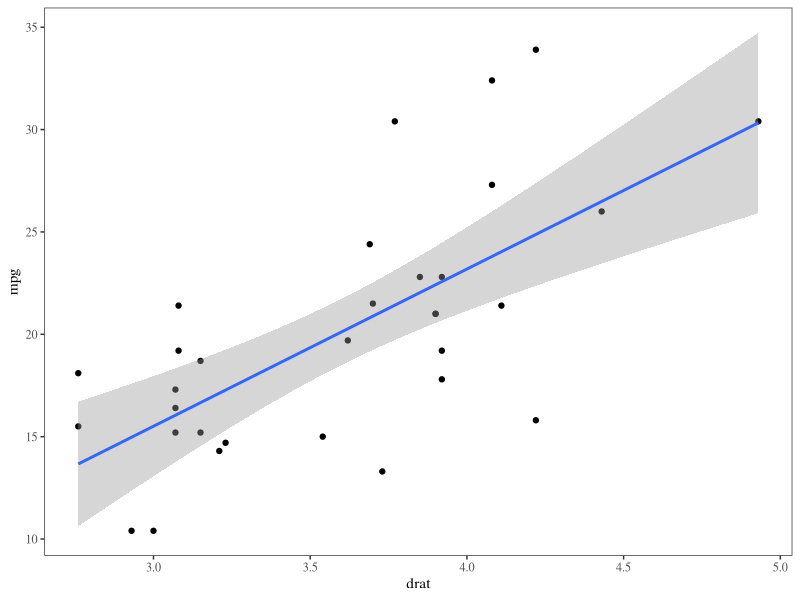

R code for this plot:

library(tidyverse)


cars_plot <- mtcars %>% 
  ggplot(., aes(x = drat, y = mpg)) + 
    geom_point() + 
    geom_smooth(method = lm) + 
    theme_test(base_size = 11, base_family = "Times")
